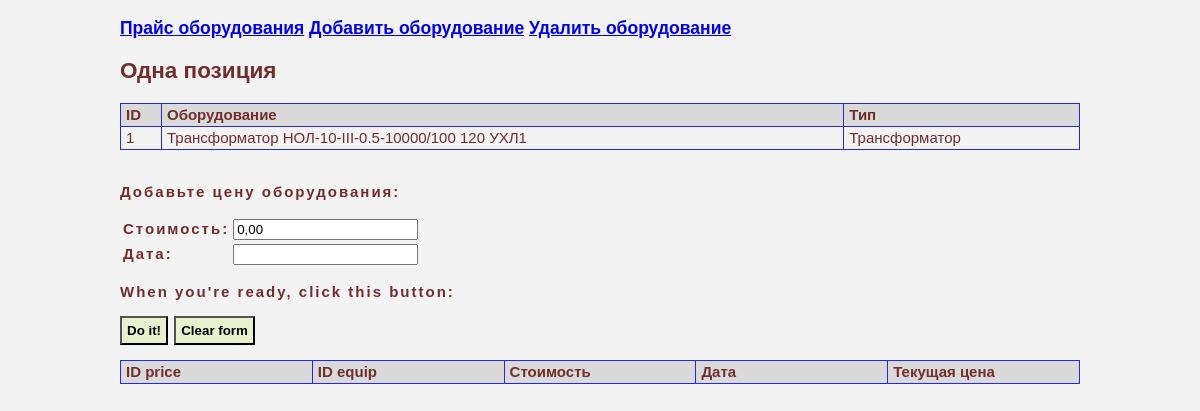
The page /1_equip on the database as committed earlier.
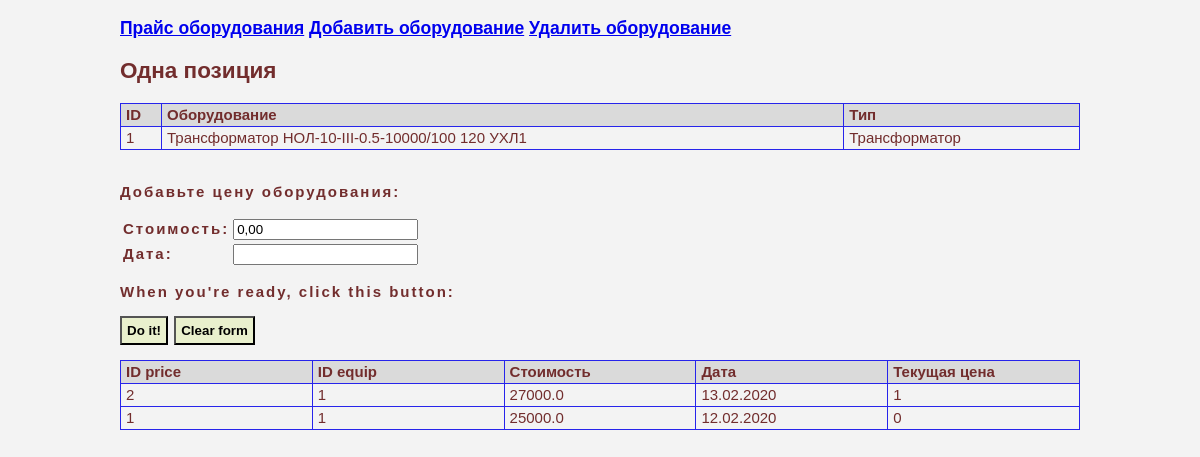
The same page on the database as committed later.
### tables this page shows
CREATE TABLE equips (
                            id integer not null primary key autoincrement,
                            equip text not null COLLATE NOCASE,
                            type text COLLATE NOCASE);

CREATE TABLE prices (
                            id integer not null primary key autoincrement,
                            id_eq integer not null,
                            price real not null,
                            date date,
                            actual integer, 
                            foreign key (id_eq) references equips(id));

### app_equip.py (the view)
@app.route('/1_equip', methods=['GET','POST'])
def one_eqip() -> str:
    dbs = db_sqlite.EquipDB()
    filter_id = request.form.get('id_1_eq','')
    res_equip = dbs.get_eqips(filter_id, '', '')
    equip = next(res_equip)
    res_prices = dbs.get_prices(equip[0])
    return render_template('1_equip.html', the_title='Одна позиция', the_res1=equip, the_res2=res_prices)

### db_sqlite.py (called while the page is built)
def sqlite_lower(value_):
        return value_.lower()

    def get_eqips(self, id="", name_eq="", type_eq=""):
        with sqlite3.connect(self._database) as connection:
            connection.create_collation("NOCASE", ignore_case_collation)
            connection.create_function("LOWER", 1, sqlite_lower)
            connection.create_function("UPPER", 1, sqlite_upper)
            result = connection.execute("""select eq.id, eq.equip, eq.type, pr.id_eq, pr.price, pr.date, pr.actual from equips as eq
                        LEFT OUTER JOIN (select * from prices where actual=1) as pr
                        ON eq.id =pr.id_eq
                        where eq.id LIKE ? and LOWER(eq.equip) LIKE ? and LOWER(eq.type) LIKE ?""", (f'%{id}%',f'%{name_eq.lower()}%', f'%{type_eq.lower()}%'))
        return result

    def get_prices(self, id_eq=""):
        with sqlite3.connect(self._database) as connection:
            connection.create_collation("NOCASE", ignore_case_collation)
            result = connection.execute("""select * from prices where id_eq=? order by actual DESC, date DESC""", (id_eq,))
        return result

### templates/1_equip.html (shortened to what this page needs)
{% extends 'base.html' %}
{% block body %}
<h2>{{ the_title }}</h2>
<table class="table">
<thead>
    <tr>
        <td width="30em">ID</td>
        <td width="70%">Оборудование</td>
        <td>Тип</td>
    </tr>
</thead>
<tbody>
    <tr>
        <td>{{the_res1[0]}}</td>
        <td>{{the_res1[1]}}</td>
        <td>{{the_res1[2]}}</td>
    </tr>
</tbody>
</table>
<br>
<form method='POST' action='/add_price'>
    <p class="form_p">Добавьте цену оборудования:</p>
    <table>
    <tr>
        <td class="form_p">Стоимость:</td>
        <td>
            <input name='price' type='TEXT' value='0,00'>
        </td>
    </tr>
    <tr>
        <td class="form_p">Дата:</td>
        <td>
            <input name='date' type='TEXT' value=''>
        </td>
    </tr>
    </table>
    <p class="form_p">When you're ready, click this button:</p>
    <p class="form_p"><input class='form_bottom' value='Do it!' type='SUBMIT'>   <input class='form_bottom' value='Clear form' type='Reset'></p>
    </form>
<table class="table">
    <thead>
        <tr>
            <td>ID price</td>
            <td>ID equip</td>
            <td>Стоимость</td>
            <td>Дата</td>
            <td>Текущая цена</td>
        </tr>
    </thead>
    <tbody>
        {% for s in the_res2 %}
        <tr>
            {%  for i in s %}
                <td>{{i}}</td>
            {% endfor %}
        </tr>
        {% endfor %}
    </tbody>
    </table>
{% endblock %}

### templates/base.html (shortened to what this page needs)
<!doctype html>
<html>
    <head>
        <link rel="stylesheet" href="static/main.css" />
    </head>
    <body>
        <h3><a href="/eqip_prices">Прайс оборудования</a> <a href="/add_eqip_form">Добавить оборудование</a> <a href="/del_eqip_form">Удалить оборудование</a></h>
        {% block body %}
        {% endblock %}
    </body>
</html>

### static/main.css (style rules this page uses)
body { font-family: Arial, sans-serif; font-size: 15px; line-height: 1.2; color: #722d2d; background-color: #f3f3f3; margin-left: 10%; margin-right: 10%; margin-top: 0%; margin-bottom: 0%; }
p { text-indent: 20px; }
.form_p { text-indent: 0px; text-align: left; font-weight: bold; letter-spacing: 2px; }
.form_bottom { font-weight: bold; background-color: #e9f0cd; padding: 5px; }
.table { border: 1px solid #2724eb; width: 100%; border-collapse: collapse; table-layout: fixed; }
.table thead { background-color: #dadada; font-weight: bold; }
.table td { border: 1px solid #2724eb; padding: 2px 5px; }

Rows that differ between the two databases and show on the page:
added prices: s "2" "1" "1", price "27000.0", date "13.02.2020"
added prices: s "1" "1" "0", price "25000.0", date "12.02.2020"
